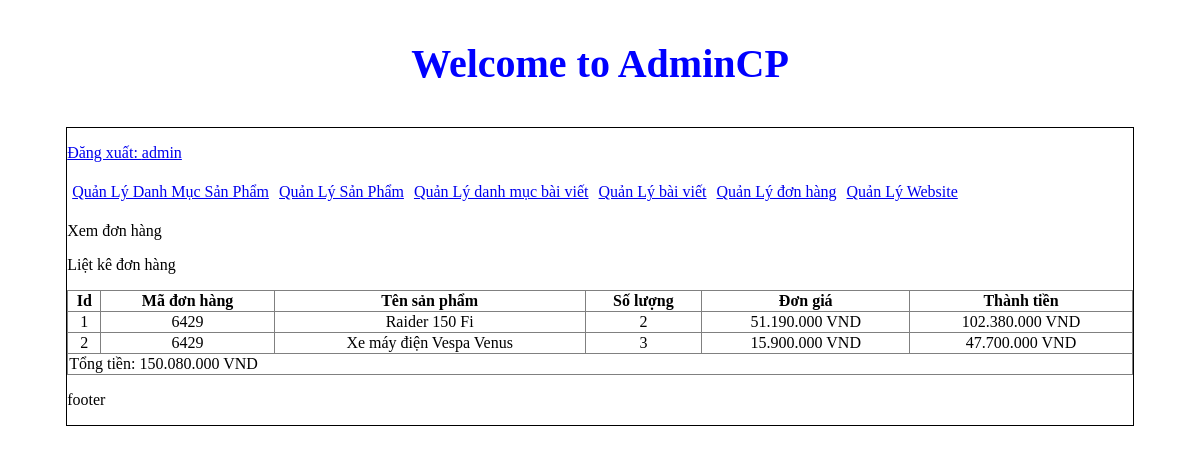
Page /admincp/index.php?action=donhang&query=xemdonhang&code=6429 (signed in) on the committed database.
### tables this page shows
CREATE TABLE `tbl_cart_details` (
  `id_cart_details` int(11) NOT NULL,
  `code_cart` varchar(10) NOT NULL,
  `id_sanpham` int(11) NOT NULL,
  `soluongmua` int(11) NOT NULL
);

CREATE TABLE `tbl_sanpham` (
  `id_sanpham` int(11) NOT NULL,
  `tensanpham` varchar(250) NOT NULL,
  `masanpham` varchar(100) NOT NULL,
  `giasanpham` varchar(50) NOT NULL,
  `soluong` int(11) NOT NULL,
  `hinhanh` varchar(150) NOT NULL,
  `tomtat` tinytext NOT NULL,
  `noidung` text NOT NULL,
  `tinhtrang` int(11) NOT NULL,
  `id_danhmuc` int(11) NOT NULL
);

### web/admincp/modules/quanlydonhang/xemdonhang.php (the view)
<p>Xem đơn hàng</p>
<?php
  $code = $_GET['code'];
  $sql_lietke_dh = "SELECT * FROM tbl_cart_details,tbl_sanpham WHERE tbl_cart_details.id_sanpham=tbl_sanpham.id_sanpham AND tbl_cart_details.code_cart='".$code."' ORDER BY tbl_cart_details.id_cart_details DESC";
  $query_lietke_dh = mysqli_query($mysqli,$sql_lietke_dh);
 ?>
<p>Liệt kê đơn hàng</p>
<table border="1" width="100%" style="border-collapse: collapse;">
  <tr>
    <th>Id</th>
    <th>Mã đơn hàng</th>
    <th>Tên sản phẩm</th>
    <th>Số lượng</th>
    <th>Đơn giá</th>
    <th>Thành tiền</th>
  </tr>
  <?php
  $i = 0;
  while($row = mysqli_fetch_array($query_lietke_dh)){
  	$i++;
  	$thanhtien = $row['giasanpham']*$row['soluongmua'];
  	$tongtien += $thanhtien;
   ?>
  <tr style="text-align: center;">
    <td><?php echo $i ?></td>
    <td><?php echo $row['code_cart'] ?></td>
    <td><?php echo $row['tensanpham'] ?></td>
    <td><?php echo $row['soluongmua'] ?></td>
    <td><?php echo number_format($row['giasanpham'],0,',','.').' VND' ?></td>
    <td><?php echo number_format($row['giasanpham']*$row['soluongmua'],0,',','.').' VND' ?></td>
  </tr>
<?php
}
?>
	<tr>
    	<td colspan="7">Tổng tiền: <?php echo number_format($tongtien,0,',','.').' VND' ?></td>
	</tr>
</table>

### rows in the picture
tbl_cart_details: code_cart "6429", id_sanpham.tensanpham "Raider 150 Fi", soluongmua "2", id_sanpham.giasanpham "51.190.000", $row['giasanpham']*$row['soluongmua'] "102.380.000"
tbl_cart_details: code_cart "6429", id_sanpham.tensanpham "Xe máy điện Vespa Venus", soluongmua "3", id_sanpham.giasanpham "15.900.000", $row['giasanpham']*$row['soluongmua'] "47.700.000"

### other values in the picture
$_SESSION['dangnhap'] "admin"
$tongtien "150.080.000"
